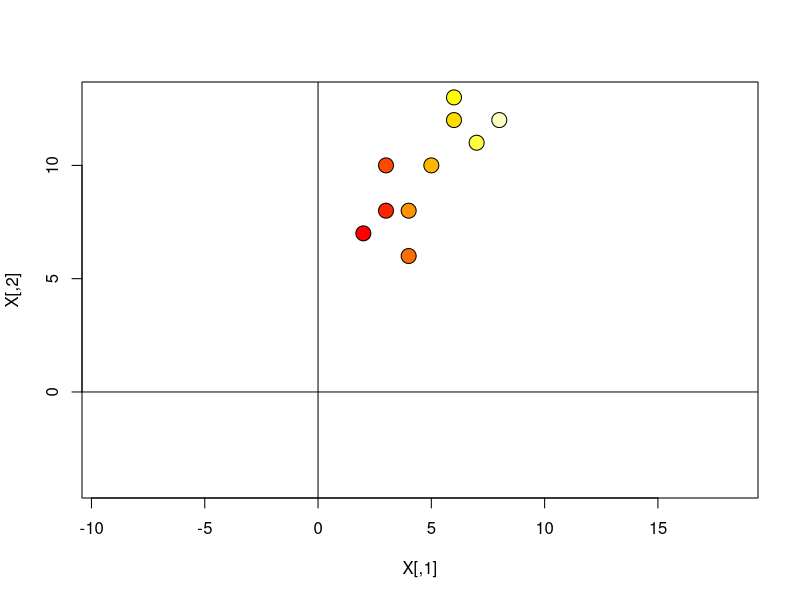
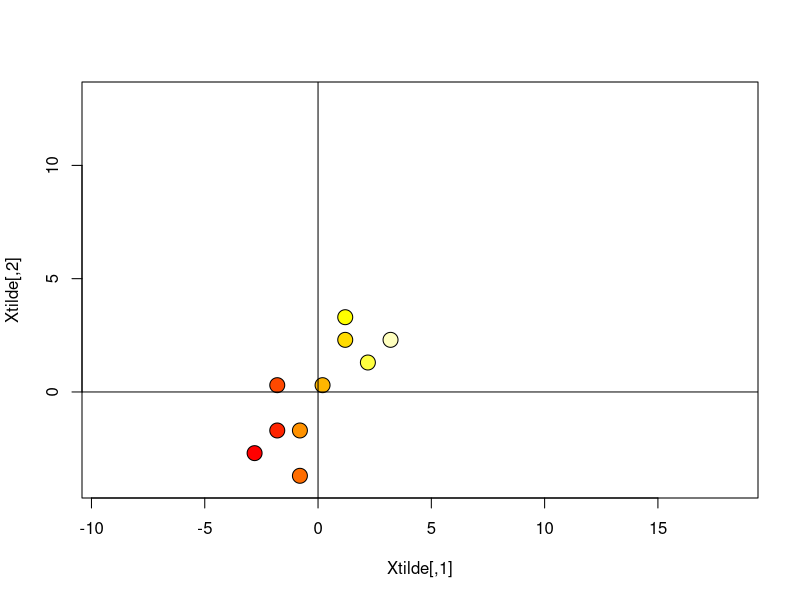
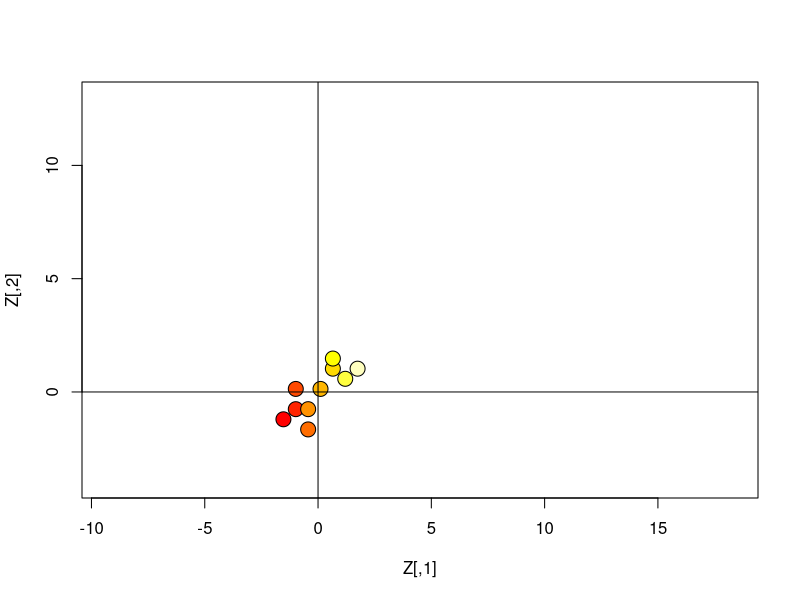

Generate these figures, in order, with R:
## ---- chunk 1
knitr::opts_chunk$set(echo = TRUE)
## ---- chunk 2
n = 10
p = 2
X <- matrix(c(2,3,3,4,4,5,6,6,7,8,7,8,10,6,8,10,12,13,11,12),nrow=n,ncol=p)
X
## ---- chunk 3
# diagramma di dispersione per X
plot(X,xlim=c(-4,13),ylim=c(-4,13),asp=1, bg=heat.colors(n),pch=21,cex=2)
abline(h=0)
abline(v=0)
## ---- chunk 4
# vettore di 1
one.n <- matrix(rep(1,n),ncol=1)
one.n
# vettore delle medie
xbar <- (1/n) * t(X) %*% one.n
xbar
## ---- chunk 5
# matrice identità
I.n <- diag(rep(1,n))
I.n
# matrice di centramento
H <- I.n - (1/n) * one.n %*% t(one.n)
H
# simmetria t(H) = H
sum( t(H) - H )
# idempotenza HH = H
sum( H %*% H - H )
## ---- chunk 6
# matrice dei dati centrati 
Xtilde <- H %*% X
# diagramma di dispersione per dati centrati
plot(Xtilde, xlim=c(-4,13),ylim=c(-4,13),
     bg=heat.colors(n),pch=21,cex=2,asp=1)
abline(h=0)
abline(v=0)
## ---- chunk 7
sum( H%*%Xtilde - Xtilde )
## ---- chunk 8
# matrice di varianze/covarianze S
S <- (1/n) * t(H%*%X) %*% (H%*%X)
S
## ---- chunk 9
# matrice diagonale
D <- diag(diag(S)^(-.5)) 
D
# matrice di correlazione
R <- D %*% S %*% D
R
## ---- chunk 10
# matrice diagonale
D2 <- diag(diag(S)^(.5)) 
D2
# matrice di varianze/covarianze S
S = D2 %*% R %*% D2 
S
## ---- chunk 11
# matrice dati standardizzati
Z = Xtilde %*% D
# diagramma dispersione dati standardizzati
plot(Z,xlim=c(-4,13),ylim=c(-4,13), bg=heat.colors(n),pch=21,cex=2,asp=1)
abline(h=0)
abline(v=0)
## ---- chunk 12
( S_Xtilde <- (1/n) * t(H%*%Xtilde) %*% (H%*%Xtilde) )
( S_Z <- (1/n) * t(H%*%Z) %*% (H%*%Z) )
( R_Xtilde <-  diag(diag(S_Xtilde)^(-.5)) %*% S_Xtilde %*% diag(diag(S_Xtilde)^(-.5)) )
( S_Z <- diag(diag(S_Z)^(-.5)) %*% S_Z %*% diag(diag(S_Z)^(-.5)) )
